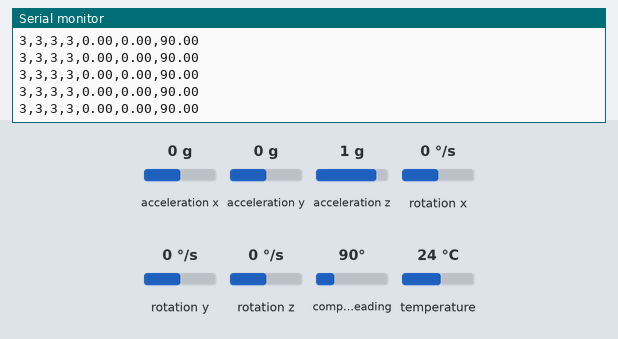
This sketch was run on a simulated Arduino Mega 2560, built with avr-gcc and run on an emulated ATmega2560. Shown: the last lines printed to the serial monitor. The inputs (shaded band) are chosen by the test bench; at power-on: acceleration x 0 g, acceleration y 0 g, acceleration z 1 g, rotation x 0 °/s, rotation y 0 °/s, rotation z 0 °/s, compass heading 90°, temperature 24 °C.

Above: at 2.2 s.
2.3 s: acceleration x set to -1.4 g
At 2.41 s:
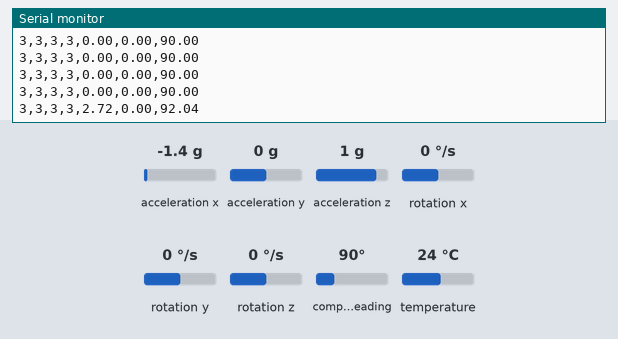
3.8 s: acceleration y set to -1.4 g
At 3.8 s:
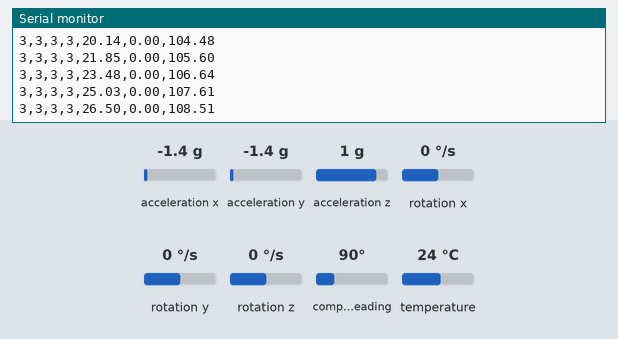
5.3 s: acceleration z set to -1.4 g
At 5.31 s:
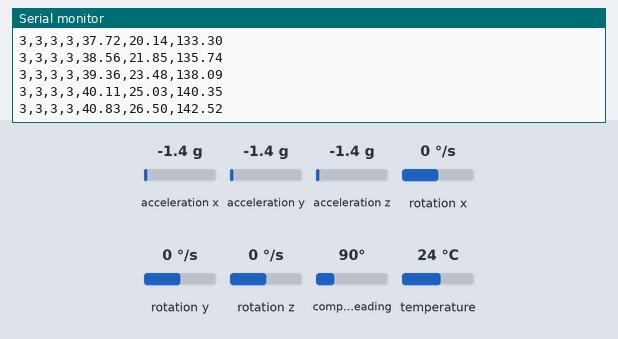
6.8 s: rotation x set to -192 °/s
At 6.82 s:
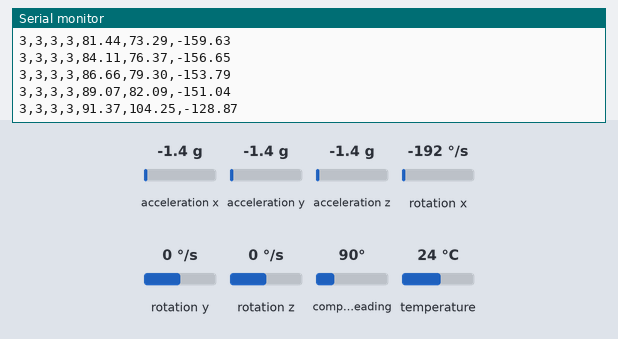
8.3 s: rotation y set to -192 °/s
At 8.33 s:
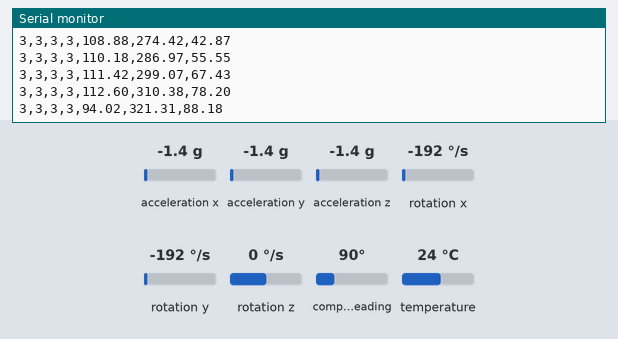
Timing chart, 0 to 10.8 s (numbered marks = the images above; inputs shaded):
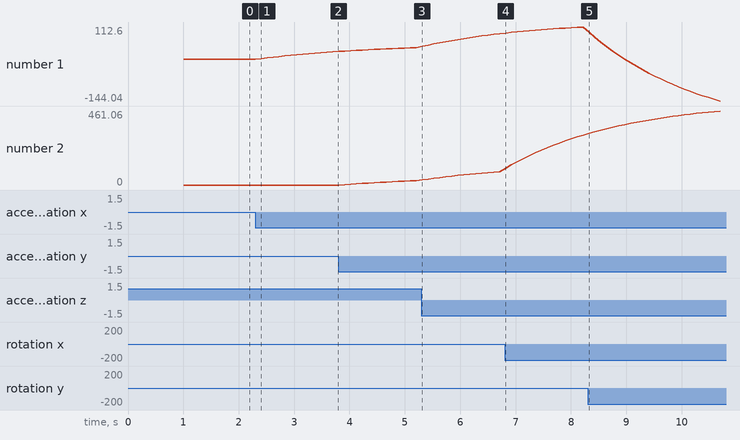

Measured:
- after the input at 2.3 s, the serial monitor: prints a new line after 0.10 s (image 1)
- after the input at 6.8 s, the serial monitor: prints a new line at once (image 4)
- after the input at 8.3 s, the serial monitor: prints a new line at once (image 5)
- plotted number 1: 0 → 26.5 after the input at 2.3 s, 40.83 → 89.07 after the input at 5.3 s, 112.6 → -144.04 after the input at 8.3 s
- plotted number 2: 26.5 → 82.09 after the input at 5.3 s, 82.09 → 310.38 after the input at 6.8 s, 310.38 → 461.06 after the input at 8.3 s

The sketch:

IMUProjectWEulerAnglesMethod.ino
```cpp
//Phong Thanh Trinh
//Project:Visualizing 3D Motion by Using a 9-Axis IMU Sensor Euler Angles Method
//27-05-2022
//******************************************************************************

#include <Wire.h>
#include <Adafruit_Sensor.h>
#include <Adafruit_BNO055.h>
#include <utility/imumaths.h> //for good measurement
#include <math.h>
float theta; //Pitch
float gama; //Roll
float mega; // Yaw
float thetaMea;
float gamaMea;
float thetaFterOld = 0;
float thetaFterNew;
float gamaFterOld = 0;
float gamaFterNew;
float thetaGyr = 0;
float gamaGyr = 0;
float dT;
unsigned long milliSecOld;
float Xm;
float Ym;
float thetaRad;
float gamaRad;

#define BNO055_SAMPLERATE_DELAY_MS (100) // Ask sensor to sample after 100 miliseconds
Adafruit_BNO055 myIMU = Adafruit_BNO055();// using adafruit libary to creat an obejct called myIMU, so when you want to interact with sensor, you interact with myImu
void setup() {
// put your setup code here, to run once:
Serial.begin(115200);
myIMU.begin(); // turn myIMU on
delay(1000);
int8_t temp = myIMU.getTemp(); // get temperture
myIMU.setExtCrystalUse(true);//dont use the crytal on the chip itseft, use crytal on the board
//for better result, we dont want to use the crytal as a time reference which is on the actual chip itself. U want to use the want on the board
milliSecOld = millis();
}

void loop() {
// put your main code here, to run repeatedly:
uint8_t system, gyro, accel, mg = 0; // an efficent way to store data
myIMU.getCalibration(&system, &gyro, &accel, &mg);//calibration sytax --> starting and get the calibration data
imu::Vector<3> acc = myIMU.getVector(Adafruit_BNO055::VECTOR_ACCELEROMETER);//standand systax in Andfruit Libary: create a acc vector with 3 demensions (x,y,z) and assigned value from myIMU to it
imu::Vector<3> gyr = myIMU.getVector(Adafruit_BNO055::VECTOR_GYROSCOPE); // doing same thing for gyro
imu::Vector<3> mag = myIMU.getVector(Adafruit_BNO055::VECTOR_MAGNETOMETER);// doing same thing for mag

//Uusing Accelertometer: find the change in angle --> can trust for long term
thetaMea = -atan2(acc.x(),acc.z())*180/3.141582;
thetaFterNew = 0.95*thetaFterOld + 0.05*thetaMea;//Fillter --> not depend much on new measured values
gamaMea = -atan2(acc.y(),acc.z())*180/3.141582;
gamaFterNew = 0.95*gamaFterOld + 0.05*gamaMea;//Fillter --> not depend much on new measured values

dT = (millis() - milliSecOld)/1000.;
milliSecOld = millis();
//Complimentary Filter combine Accelertometer and Gryoscope
theta = (theta + gyr.y()*dT)*0.95 + thetaMea*0.05;
gama = (gama - gyr.x()*dT)*0.95 + gamaMea*0.05; //minus here becasue want to change the sign of gamaGyr
//Using Gryoscope to find the change in angle --> can trust for short term
thetaGyr = thetaGyr + gyr.y()*dT;
gamaGyr = gamaGyr - gyr.x()*dT; // minus here becasue want to change the sign of gamaGyr

thetaRad = theta*3.141582/180;
gamaRad = gama*3.141582/180;
Xm = mag.x()*cos(thetaRad) - mag.y()*sin(gamaRad)*sin(thetaRad) + mag.z()*cos(gamaRad)*sin(thetaRad);
Ym = mag.y()*cos(gamaRad) + mag.z()*sin(gamaRad);
mega = atan2(Ym,Xm)*180/3.141582;

//Print Accelerometer values:
Serial.print(accel);
Serial.print(",");
Serial.print(gyro);
Serial.print(",");
Serial.print(mg);
Serial.print(",");
Serial.print(system);
Serial.print(",");
Serial.print(theta);
Serial.print(",");
Serial.print(gama);
Serial.print(",");
Serial.println(mega);

thetaFterOld = thetaFterNew;
gamaFterOld = gamaFterNew;

delay(BNO055_SAMPLERATE_DELAY_MS);
}
```
